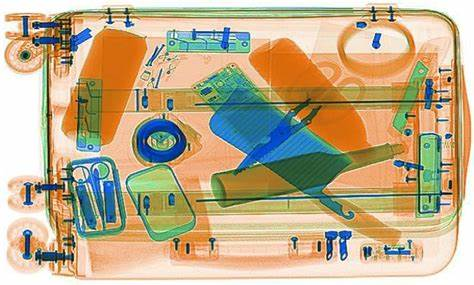
#> input picture images/OIP-C.jpg, 474 x 285 px, found by its file name
$ python image_processor.py
#> lines starting #> are read from the running program, lines starting #| are printed output that depends on the picture
from PIL import Image, ImageDraw, ImageFont
from typing import Union, List, Tuple


def draw_guides(image: Image.Image) -> Image.Image:
    """
    在输入的PIL图片上绘制辅助线和刻度。

    参数:
    image (PIL.Image.Image): 输入的PIL图片对象。

    返回:
    PIL.Image.Image: 带有辅助线和刻度的PIL图片对象。
    """
    # 获取图片的宽度和高度
    width, height = image.size

    # 创建一个ImageDraw对象，用于绘制
    draw = ImageDraw.Draw(image)

    # 计算水平和竖直方向的中间位置
    mid_x = width // 2
    mid_y = height // 2

    # 绘制水平和竖直方向的辅助线
    draw.line([(0, mid_y), (width, mid_y)], fill="black", width=2)
    draw.line([(mid_x, 0), (mid_x, height)], fill="black", width=2)

    # 加载字体，用于绘制刻度值
    font = ImageFont.load_default()

    # 绘制水平方向的刻度
    for i in range(0, 1001, 100):
        x = (i / 1000) * width
        draw.line([(x, mid_y - 5), (x, mid_y + 5)], fill="blue", width=1)
        draw.text((x, mid_y + 10), str(i), fill="blue", font=font)

    # 绘制竖直方向的刻度
    for i in range(0, 1001, 100):
        if i == 500:
            continue
        y = (i / 1000) * height
        draw.line([(mid_x - 5, y), (mid_x + 5, y)], fill="blue", width=1)
        draw.text((mid_x + 10, y), str(i), fill="blue", font=font)


def draw_rectangles_with_labels(
    image: Image,
    coordinates_list: Union[
        List[
            Union[
                List[float],
                Tuple[float,],
            ]
        ],
        Tuple[List, Tuple],
    ],
    labels: Union[List[str], Tuple[str]],
):
    """
    在图像上绘制多个矩形并在合适的位置写上标签。

    :param image: PIL图像对象
    :param coordinates_list: 包含多个坐标列表或元组的列表或元组，每个坐标列表或元组包含四个数字，表示矩形的左上和右下相对坐标 (x1, y1, x2, y2)，归一化到1000
    :param labels: 包含多个字符串的列表或元组，表示矩形框出东西的类别
    :return: 处理后的PIL图像对象
    """
    # 确保输入的坐标列表和标签列表是有效的
    if not isinstance(coordinates_list, (list, tuple)) or not isinstance(
        labels, (list, tuple)
    ):
        raise ValueError("coordinates_list 和 labels 必须是一个列表或元组")

    if len(coordinates_list) != len(labels):
        raise ValueError("coordinates_list 和 labels 的长度必须相同")

    # 获取图像的宽度和高度
    width, height = image.size

    # 创建一个ImageDraw对象
    draw = ImageDraw.Draw(image)

    # 计算字体大小，根据图像的宽度和高度动态调整
    font_size = int(min(width, height) / 50)  # 字体大小为图像宽度和高度的1/50

    # 加载支持中文的字体（例如宋体）
    font = ImageFont.truetype("/mnt/c/Windows/Fonts/simhei.ttf", 16)

    # 遍历每个坐标和标签
    for coordinates, label in zip(coordinates_list, labels):
        # 确保每个坐标是有效的
        if not isinstance(coordinates, (list, tuple)) or len(coordinates) != 4:
            raise ValueError("每个坐标必须是一个包含四个数字的列表或元组")

        x1, y1, x2, y2 = coordinates

        # 确保坐标在0到1000之间
        if not (
            0 <= x1 <= 1000 and 0 <= y1 <= 1000 and 0 <= x2 <= 1000 and 0 <= y2 <= 1000
        ):
            raise ValueError("坐标必须在0到1000之间")

        # 将相对坐标转换为实际像素坐标
        x1 = int(x1 * width / 1000)
        y1 = int(y1 * height / 1000)
        x2 = int(x2 * width / 1000)
        y2 = int(y2 * height / 1000)

        # 绘制矩形
        draw.rectangle([x1, y1, x2, y2], outline="black", width=2)

        # 计算标签的宽度
        (font_width, font_height), (_, _) = font.font.getsize(label)

        # 尝试不同的位置放置标签，避免与矩形重合
        positions = [
            (x1, y1 - font_height - 5),  # 上方
            (x1, y2 + 5),  # 下方
            (x1 - font_width - 5, y1),  # 左侧
            (x2 + 5, y1),  # 右侧
        ]

        # 选择一个合适的位置
        for pos in positions:
            if (
                0 <= pos[0] <= width - font_width
                and 0 <= pos[1] <= height - font_height
            ):
                draw.text(pos, label, fill="black", font=font)
                break


if __name__ == "__main__":
    image = Image.open("/workspace/swarm/image_toolkit/images/OIP-C.jpg")
#> image is the input picture: PIL image 474x285 RGB; mean R, G, B 189.4, 172.6, 138.5
    draw_guides(image)
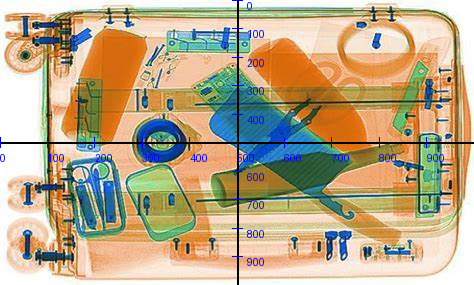
#> image: PIL image 474x285 RGB; mean R, G, B 186.5, 169.6, 137.9
    draw_rectangles_with_labels(
        image,
        [
            [100, 100, 300, 300],
            [400, 400, 550, 600],
        ],
        ["rectangle 1", "rectangle 2"],
    )
    image.save("output.jpg")
